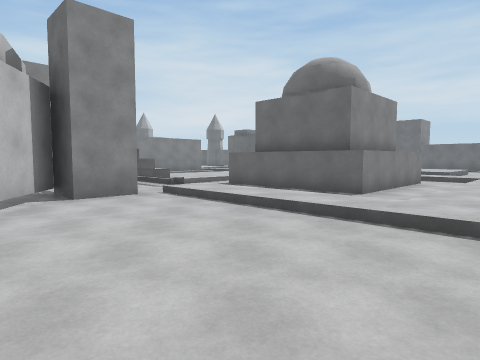
View 1 (above)

21 first-person views from a walk through a Unity game level. The camera is 1.5 m above the floor, tilts 4° down and sees 75° across. The floor is counted in squares, 2 m on a side. Each view is taken from the middle of a square. On the plan, view 1 faces up. The plan holds only what a view shows up to about 10 squares ahead; the rest is blank. The place goes on beyond the plan.

View 2
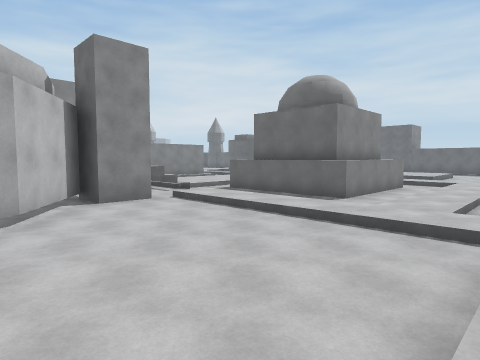

View 3
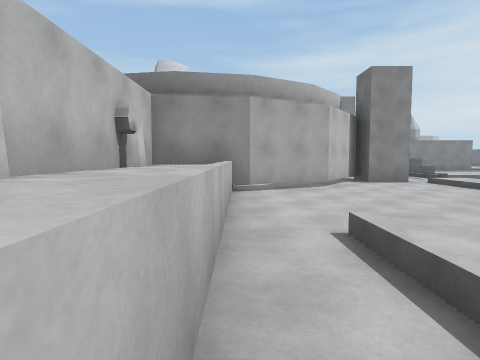

View 4
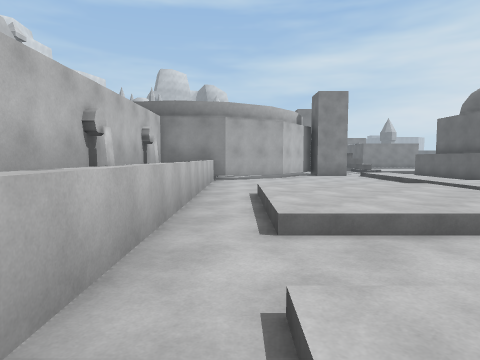

View 5
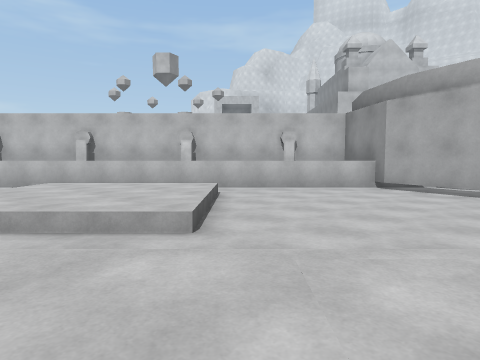

View 6
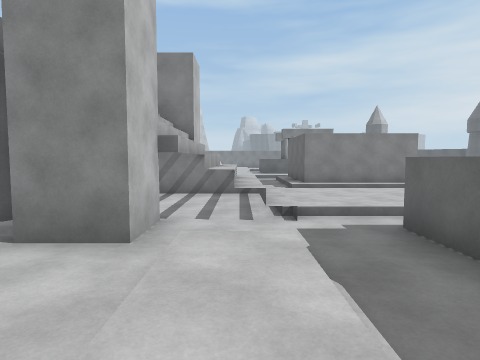

View 7
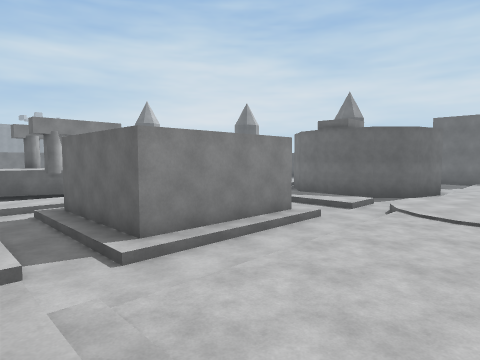

View 8
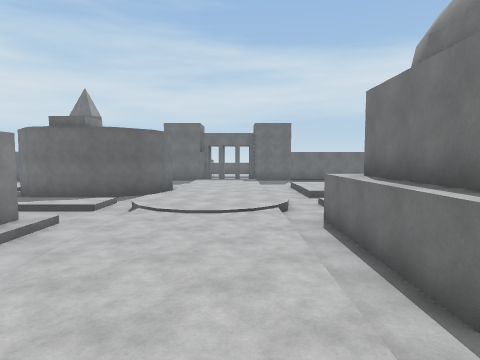

View 9
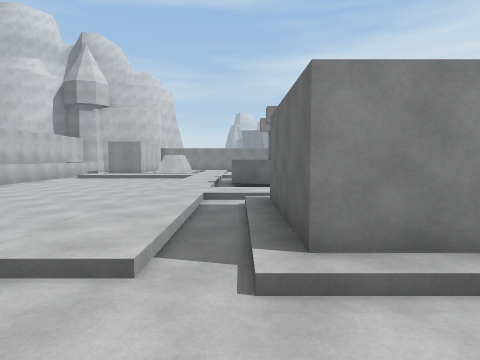

View 10
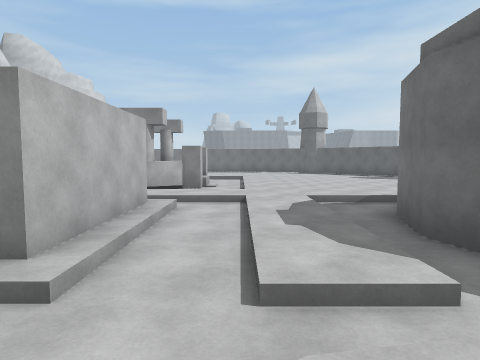

View 11
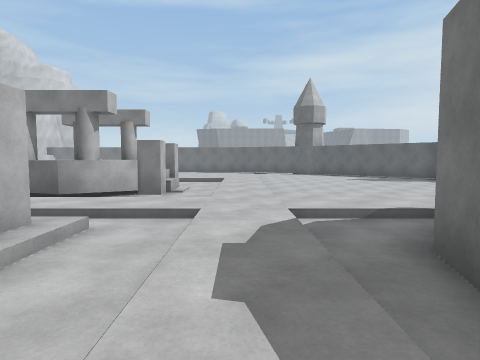

View 12
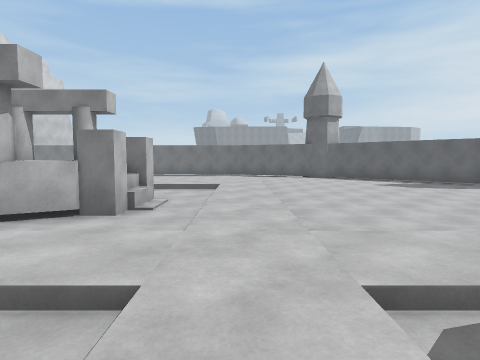

View 13
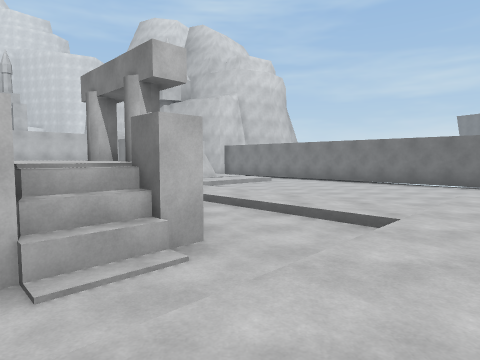

View 14
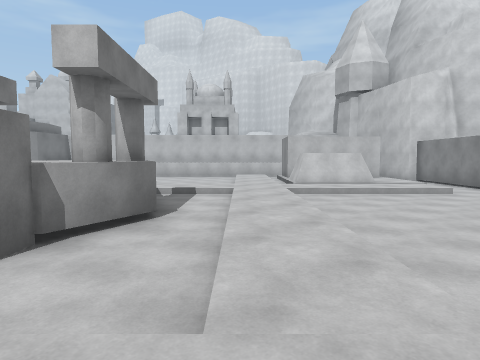

View 15
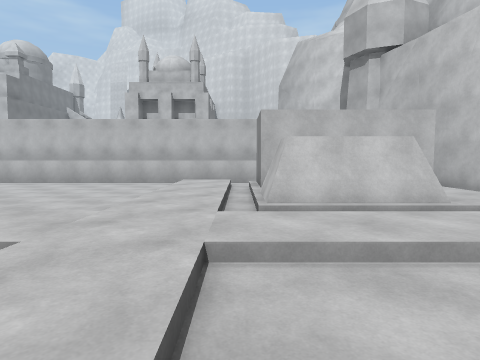

View 16
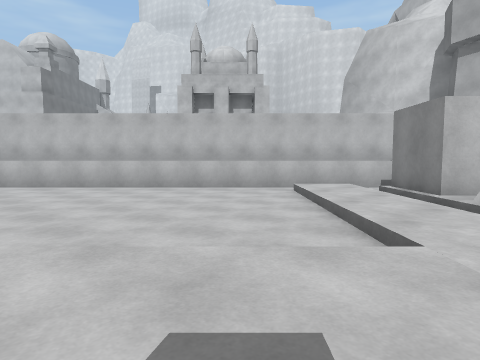

View 17
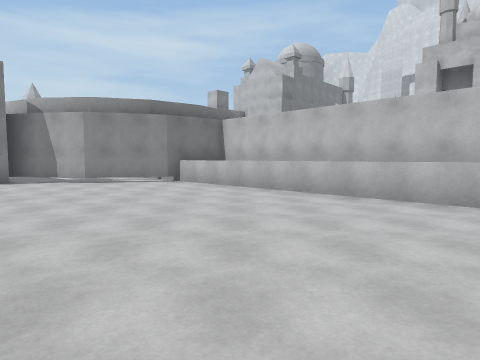

View 18
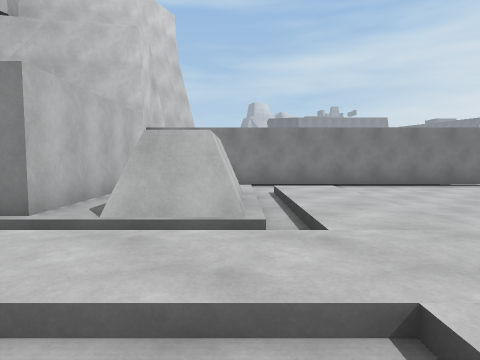

View 19
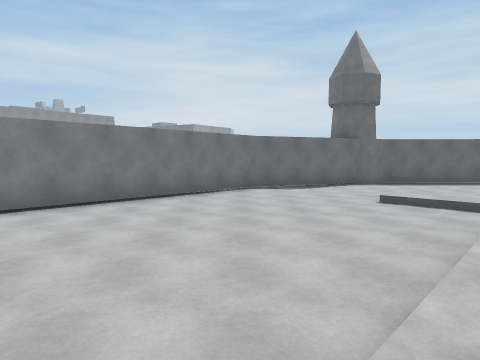

View 20
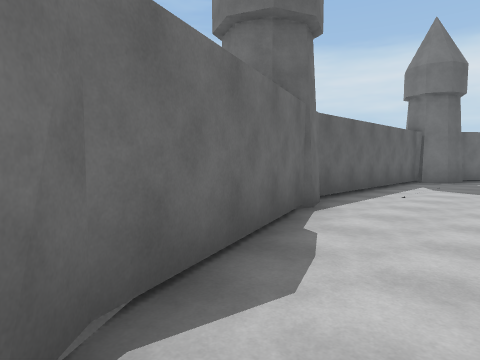

View 21
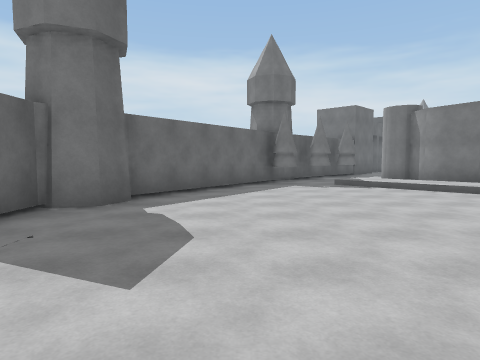

### Floor plan
Key: @ floor where view 1 was taken; # wall or solid block; . main floor; : floor 0.25 m higher than the main floor; + floor 0.5 m higher than the main floor; * floor 1.75 m higher than the main floor; / step, stairs or slope; ^ raised ledge.
Columns run from 22 left of view 1 to 4 right of it. Each row starts with its distance up from view 1.
 32           ##########
 31         ###........###
 30        ##............###
 29       ##...............#
 28      ##...../  ........##
 27     ##...../:/...........
 26    ##......./:/......../.
 25   ##......./:/:/......:/
 24   #.//..../:/./:/....:/.#
 23    //:/../:/.../:/..:/##
 22 # /://://://###./:/:/.#
 21 # ####/::/.#####./::..#
 20   ####/::/.#####.:/:/.#
 19    ##////// *##.:/./:/####/
 18    #///..// ##.:///./:/../:
 17  ^./:/....///.:/  #/.////:
 16 #^^./....../:://  ##/..+++:
 15  #^^......../://#####./+++/
 14   #^^......../://##/./:+++/
 13    #^^......../:///./:::/./
 12     #^^......../:/./:::/#.
 11      #^^.......././/::/.#
 10       #^^......###////.##
  9        #^^.########//.##
  8         #         ##/..####
  7                   ##.:/.##.
  6                   ##//:/../
  5                   #.../://:
  4                   #..../::/
  3                   #...../:/
  2                   #....../:
  1                   #.....///
  0                  #^...@/++/
 -1                  #^^../+++
 -2                   #^^..+++/
 -3                    #^^..+/.
 -4                     #^^.../
 -5                      #^^./:
 -6                       #^^#/

Positions as (right, up) in squares from view 1, and headings:
1: (0, 0), facing up
2: (0, -1), facing up
3: (1, -4), facing up-left
4: (4, -6), facing up-left
5: (4, 4), facing down-left
6: (1, 5), facing up-left
7: (-3, 9), facing up
8: (-3, 9), facing up-right
9: (-3, 11), facing up-left
10: (1, 15), facing up-left
11: (0, 17), facing up-left
12: (-2, 19), facing up-left
13: (-5, 23), facing left
14: (-8, 26), facing down-left
15: (-13, 23), facing down-left
16: (-12, 20), facing down-left
17: (-14, 19), facing down
18: (-14, 18), facing up-left
19: (-14, 21), facing up
20: (-14, 29), facing up-right
21: (-8, 29), facing right
